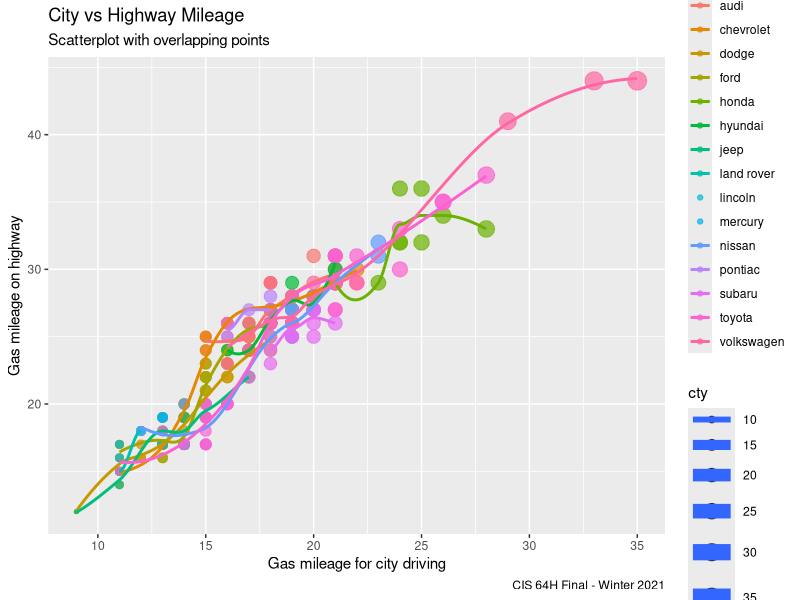

Generate this figure with R:
library(ggplot2)
data(mpg)

p <- ggplot(mpg, aes(x = cty,
                     y = hwy,
                     size = cty,
                     color = manufacturer)) +
  geom_point(alpha = 0.7) +
  geom_smooth(se = FALSE) +
  labs(
    x = "Gas mileage for city driving",
    y = "Gas mileage on highway",
    title = "City vs Highway Mileage",
    subtitle = "Scatterplot with overlapping points",
    caption = "CIS 64H Final - Winter 2021"
  )

print(p)